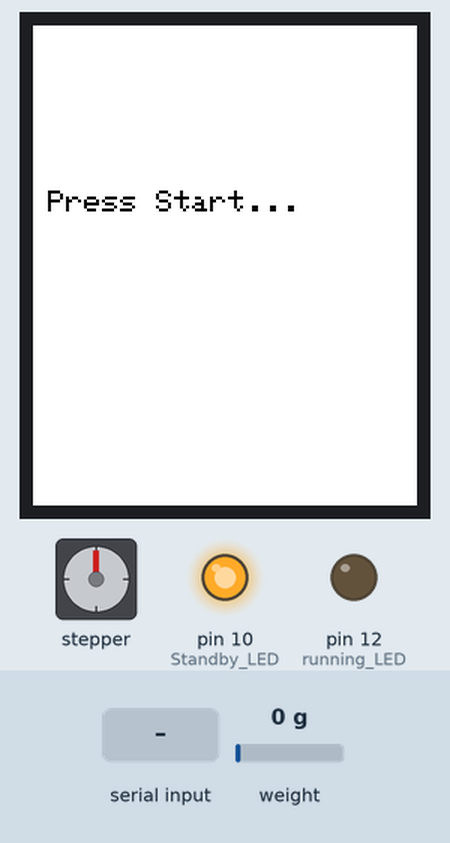
Simulated run of this sketch. Board: Arduino Uno, built with avr-gcc and run on an emulated ATmega328P. Parts: 128×160 colour display, stepper motor, output pins drawn as LEDs (lit = HIGH). Inputs (shaded band) come from the test bench; at power-on: weight on the scale 0 g. Stepper angles assume 200 steps per turn; what the sketch prints to the serial monitor is not drawn.

Above: at 8.4 s.
8.5 s: "START,1\n" received over Serial
At 8.69 s:
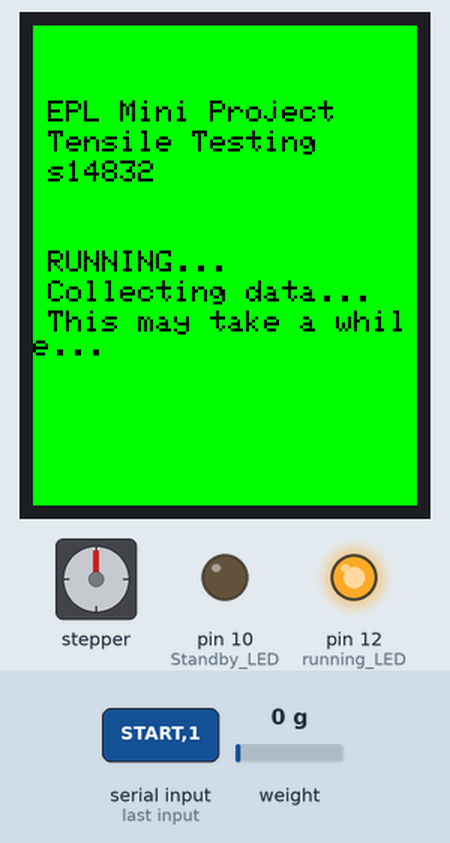
10.3 s: "RESET\n" received over Serial
At 11.1 s:
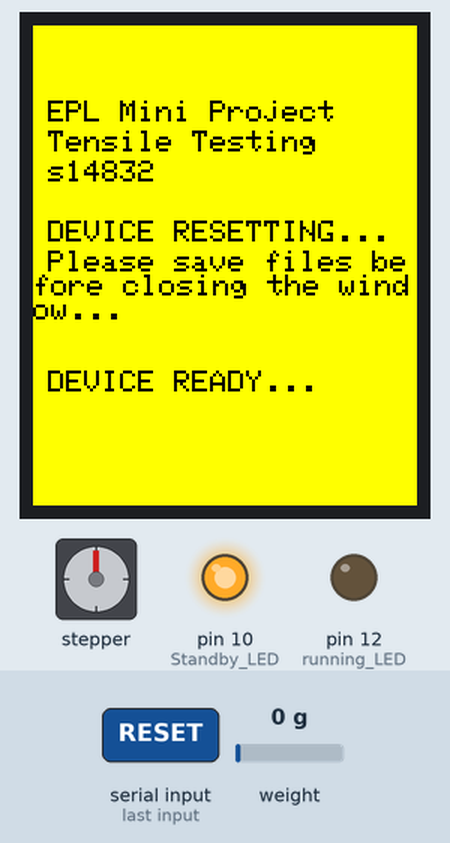
11.9 s: "START,150\n" received over Serial
At 12.64 s:
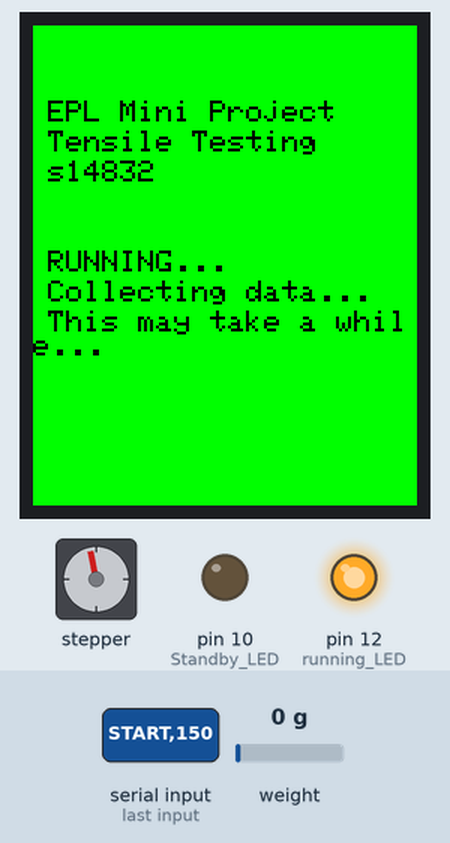
14.9 s: weight on the scale set to 2 g
17.5 s: "RESET\n" received over Serial
At 17.65 s:
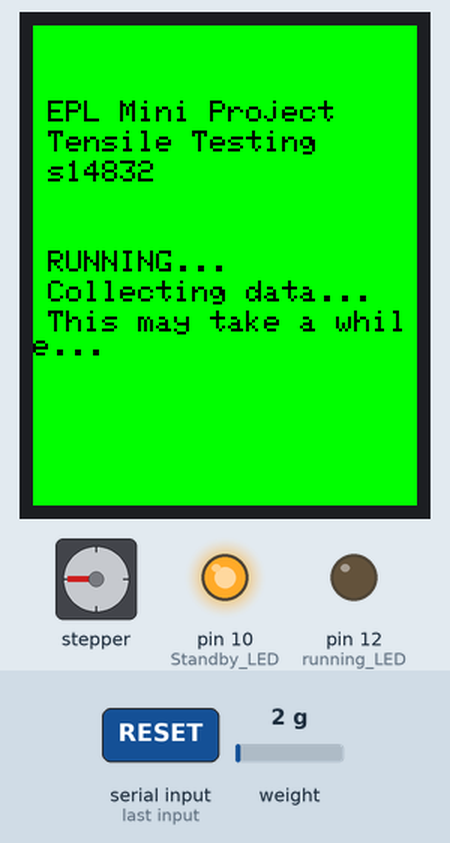
19.6 s: "START\n" received over Serial
At 21.13 s:
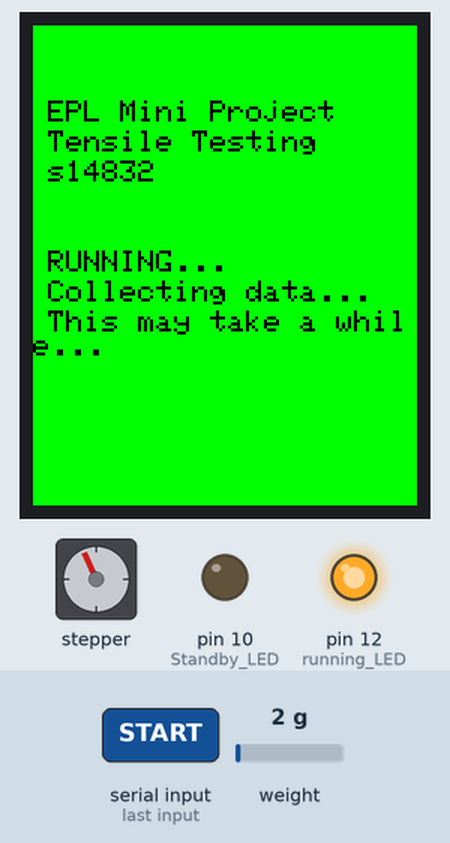
Timing chart, 0 to 27.4 s (numbered marks = the images above; inputs shaded):
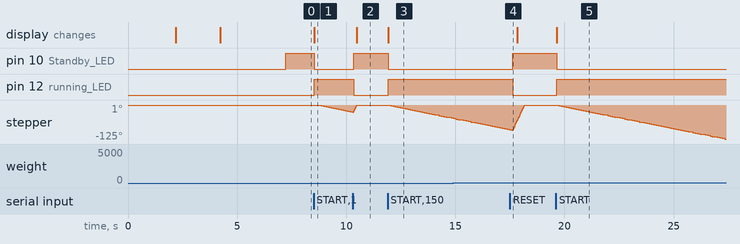

The sketch:

modified_arduinocode.ino
```cpp
#include "HX711.h"
#include "AccelStepper.h"

//LCD Display
#include <Adafruit_GFX.h>    // Core graphics library
#include <Adafruit_ST7735.h> // Hardware-specific library
#include <SPI.h>

#define TFT_CS     9
#define TFT_RST    7
#define TFT_DC     8

Adafruit_ST7735 tft = Adafruit_ST7735(TFT_CS,  TFT_DC, TFT_RST);
#define TFT_SCLK 13
#define TFT_MOSI 11

float p = 3.1415926;

// Load cell settings
#define calibration_factor 394
#define LOADCELL_DOUT_PIN  3
#define LOADCELL_SCK_PIN  2
HX711 scale;

// Stepper motor settings
#define dirPin 4
#define stepPin 5
#define motorInterfaceType 1
double step_length = 0.008/6000;
float sample_length = 0.11;
float sample_width = 0.011;
AccelStepper stepper = AccelStepper(motorInterfaceType, stepPin, dirPin);

//LED Indicators
#define Standby_LED 10
#define running_LED 12
long count= 0;
bool testRunning = false;

// Add global variables for motor speed and sample thickness
int motorSpeed = 1000; // Default speed
double sampleThickness = 0.1; // Default thickness in mm

void setup() {
  //LCD Display
  tft.initR(INITR_BLACKTAB);   // initialize a ST7735S chip, black tab
  tft.fillScreen(ST7735_RED);
  testdrawtext(5, 25, "EPL Mini Project", ST7735_WHITE);
  testdrawtext(5, 35, "Tensile Testing", ST7735_WHITE);
  testdrawtext(5, 45, "s14832", ST7735_WHITE);
  delay(2000);
  tft.fillScreen(ST7735_BLUE);
  tft.setTextSize(1.5);
  testdrawtext(5, 55, "Processing...", ST7735_WHITE);
  delay(2000);
  tft.fillScreen(ST7735_WHITE);
  testdrawtext(5, 55, "Press Start...", ST7735_BLACK);
  delay(2000);

  pinMode(Standby_LED, OUTPUT);
  pinMode(running_LED, OUTPUT);

  Serial.begin(115200);
  scale.begin(LOADCELL_DOUT_PIN, LOADCELL_SCK_PIN);
  scale.set_scale(calibration_factor);
  scale.tare();

  stepper.setCurrentPosition(0);
  stepper.setMaxSpeed(8000);
  stepper.setSpeed(0);
  digitalWrite(Standby_LED, HIGH);
}

void loop() {

  // Check for new commands
  if (Serial.available() > 0) {
    String command = Serial.readStringUntil('\n');
    if (command.startsWith("START")) {
      // Split the command by commas
      int firstCommaIndex = command.indexOf(',');
      int secondCommaIndex = command.indexOf(',', firstCommaIndex + 1);

      String speedStr = command.substring(firstCommaIndex + 1, secondCommaIndex);
      String thicknessStr = command.substring(secondCommaIndex + 1);

      // Convert speed and thickness to integers
      motorSpeed = speedStr.toInt();
      sampleThickness = thicknessStr.toFloat();

      testRunning = true;
      tft.fillScreen(ST7735_GREEN);

      testdrawtext(5, 25, "EPL Mini Project", ST7735_BLACK);
      testdrawtext(5, 35, "Tensile Testing", ST7735_BLACK);
      testdrawtext(5, 45, "s14832", ST7735_BLACK);
      testdrawtext(5, 75, "RUNNING...", ST7735_BLACK);
      testdrawtext(5, 85, "Collecting data...", ST7735_BLACK);
      testdrawtext(5, 95, "This may take a while...", ST7735_BLACK);
//      stepper.setSpeed(8000);
//      stepper.run();
      digitalWrite(Standby_LED, LOW);
      digitalWrite(running_LED, HIGH);


    } else if (command == "RESET") {
      testRunning = false;
      tft.fillScreen(ST7735_YELLOW);
      testdrawtext(5, 25, "EPL Mini Project", ST7735_BLACK);
      testdrawtext(5, 35, "Tensile Testing", ST7735_BLACK);
      testdrawtext(5, 45, "s14832", ST7735_BLACK);

      testdrawtext(5, 65, "DEVICE RESETTING...", ST7735_BLACK);
      testdrawtext(5, 75, "Please save files before closing the window...", ST7735_BLACK);
      testdrawtext(5, 115, "DEVICE READY...", ST7735_BLACK);
      stepper.moveTo(0);
      count = 0;
//      stepper.setSpeed(8000); // Adjust as needed
//      stepper.run();
      digitalWrite(running_LED, LOW);
      digitalWrite(Standby_LED, HIGH);
    }
  }

  // Run test if started
  if (testRunning) {
    stepper.setSpeed(-3300);
    if (stepper.distanceToGo() == 0) {
      // Example: move back and forth
      long newPos = (stepper.currentPosition() == 0) ? 6400 : 0;
      stepper.moveTo(newPos);
    }
    count = stepper.currentPosition();
    // Collect and send data
    double sensorValue1 = (step_length * count) / sample_length; // Adjust sample_length as needed
//    double sensorValue1 =  count; // Adjust sample_length as needed
    double area = sample_width*sampleThickness;
    double sensorValue2 = (scale.get_units()/(1000*area))*9.81;
//    double sensorValue2 = (scale.get_units()/1000)*10;
    if (sensorValue2 > -1) {
//      stepper.setSpeed(8000);
//      stepper.run();
      Serial.print(abs(sensorValue1), 7);
      Serial.print(", ");
      Serial.println(sensorValue2, 2);
//      delay(10);
    }
    stepper.run();
  } else if (stepper.distanceToGo() != 0) {
    // Continue moving to the reset position if not there yet
    stepper.setSpeed(3300); // Adjust as needed
    stepper.run();
  }

  delay(10); // Small delay to stabilize loop, adjust as needed
}

void testdrawtext(int wid, int hei, char *text, uint16_t color) {
  tft.setCursor(wid, hei);
  tft.setTextColor(color);
  tft.setTextWrap(true);
  tft.print(text);
}

//void testdrawScreenData(){
//  tft.setCursor(0,20);
//  tft.println("Screen Data:");
//  tft.print("Screen Width: ");
//  tft.println(tft.width());
//  tft.print("Screen Height: ");
//  tft.println(tft.height());
//}
```

Measured:
- after the input at 10.3 s, pin 10 (Standby_LED): LOW → HIGH at once; pin 12 (running_LED): HIGH → LOW at once; the display: changes after 0.18 s (image 2)
- after the input at 11.9 s, pin 10 (Standby_LED): HIGH → LOW at once; pin 12 (running_LED): LOW → HIGH at once; stepper: keeps turning counter-clockwise at about 17°/s, starting after 0.13 s; the display: changes at once (image 3)
- after the input at 17.5 s, pin 10 (Standby_LED): LOW → HIGH after 0.14 s; pin 12 (running_LED): HIGH → LOW after 0.14 s
- after the input at 19.6 s, pin 10 (Standby_LED): HIGH → LOW at once; pin 12 (running_LED): LOW → HIGH at once; stepper: keeps turning counter-clockwise at about 16°/s, starting after 0.14 s; the display: changes at once (image 5)
